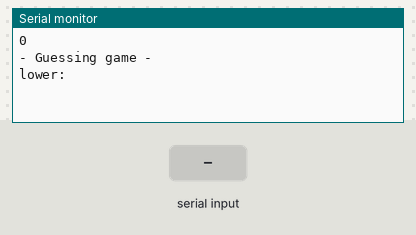
Bench run of a sketch on a simulated Arduino Uno, built with avr-gcc and run on an emulated ATmega328P. Shown: the last lines printed to the serial monitor. Inputs (shaded band) come from the test bench. Random numbers use the default seed unless the sketch sets one.

Above: at 1.2 s.
1.3 s: "90,45,200\n" received over Serial
At 2.5 s:
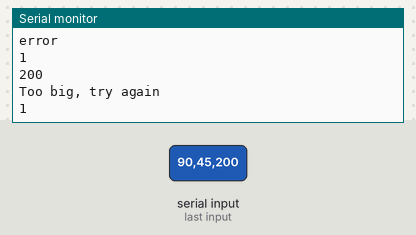
2.8 s: "30,150,10\n" received over Serial
At 3.8 s:
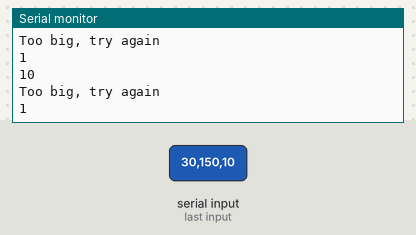
Timing chart, 0 to 5.8 s (numbered marks = the images above; inputs shaded):
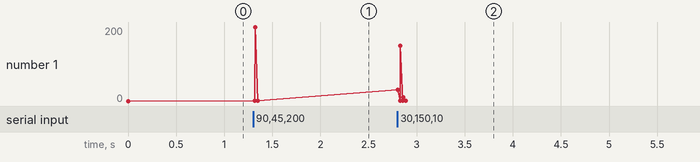

Measured:
- after the input at 1.3 s, the serial monitor: prints a new line at once (image 1)
- after the input at 2.8 s, the serial monitor: prints a new line at once (image 2)
- plotted number 1: 0 → 1 after the input at 1.3 s

The sketch:

vko1Teht3.ino
```cpp
/*
Jatka ensimmäisellä luentotunnilla aloitettua esimerkkiä.
Tee peli, missä ohjelma kysyy ensin ala- ja ylärajan lukualueelle.
Ohjelma arpoo tämän jälkeen yhden satunnaisen luvun alarajan ja ylärajan väliin.
Tämän jälkeen ohjelma pyytää pelaajaa arvaamaan minkä luvun ohjelma arpoi.
Ohjelma vertaa käyttäjän antamaa lukua arpomaansa lukuun ja kertoo pelaajalle oliko arvaus liian pieni vai liian suuri
Ohjelma päättyy, kun pelaaja arvaa oikein ja ohjelma tulostaa sarjamonitorille pelaajan arvausten lukumäärän.
*/

#include <Arduino.h>

int lower, upper, rndmNumber, guess, guessAmount;

void setup() {
  Serial.begin(9600);
  Serial.setTimeout(10000); // asettaa parseIntin timeoutin 10 sekunttiin, jottä käyttäjällä on aikaa syöttää

  // alustaa randomin generoinnin
  randomSeed(analogRead(0));
}

void tyhjenna_bufferi() {
  while (Serial.available() != 0) { // tyhjennetään bufferi aina parseIntin jälkeen
    char t = Serial.read();
  }
}

void start() {
  guessAmount = 0;
  Serial.println("- Guessing game -");

 /* while (true) {
    Serial.println("lower: ");
    while (Serial.available() == 0) {}
    lower = (int)Serial.parseInt();
    tyhjenna_bufferi();

    Serial.println("upper: ");
    while (Serial.available() == 0) {}
    upper = (int)Serial.parseInt();
    tyhjenna_bufferi();

    if (lower >= upper) {
      Serial.println("Error, try again");
      continue;
    }
    break;
  } */

   Serial.println("lower: ");

  // Oottaa alarajaa
   while (Serial.available() == 0) {}
  lower = (int)Serial.parseInt();

  tyhjenna_bufferi();

  Serial.println("upper: ");

  // Oottaa ylärajaa
  while (Serial.available() == 0) {}
  upper = (int)Serial.parseInt();

  tyhjenna_bufferi();

  // Tarkistaa että arvaus on ylä ja alarajan sisällä
  if (lower >= upper) {
    Serial.println("error");  // Tämä ei toimi, mutta periaatteessa ei ole tarvetta.
                              // Jos käyttäjä syöttää annettujen rajojen ulkopuolella olevan luvun, palauttaa ohjelma "liian iso" tai "liian pieni" vastauksen.
    return;
  }

  // Arvotaan luku syötteiden väliltä
  rndmNumber = random(lower, upper + 1);

  // Serial.print("DEBUG secret: "); // Nämä on debuggausta varten, tulostaa generoidun numeron
  // Serial.println(rndmNumber);

  Serial.println("Randomized number between ");
  Serial.println(lower);
  Serial.println(" - ");
  Serial.println(upper);
  Serial.println("Guess what number: ");
}

/*int get_random(int lowest, int highest) {
  int random_seed = analogRead(5);

  int modulo = random_seed % (highest - lowest); // Tämä oli debuggausta varten käytössä randomSeedin sijasta

  int result = lowest + modulo;

  return result;
} */

boolean gameActive = false; // Pelin tila

void loop() {

  // Serial.println("DEBUG: gameActive = "); // Debuggausta varten

  Serial.println(gameActive);

  if (!gameActive) { // Jos peli ei oo aktiivinen, tämä aloittaa pelin

    // Serial.println("DEBUG: Calling start()"); // Debuggausta varten

    start(); // Kutsutaan starttia
    gameActive = true; // Asetetaan peli aktiiviseksi
    return;

    // Serial.println("DEBUG: start() completed, gameActive set to ture"); // Debuggausta varten
  }

  // Serial.println("DEBUG: Waiting for guess..."); // Debuggausta varten

  tyhjenna_bufferi();

  // Tarkistaa käyttäjän arvauksen
  while (Serial.available() == 0) {}
    guess = Serial.parseInt();

    // Serial.println("DEBUG: Received guess: "); // Debuggausta varten

    Serial.println(guess);

    tyhjenna_bufferi();

    // Serial.println(guess); // Tämä on debuggausta varten, tulostaa arvatun numeron

    // Tarkistaa että syöte on numero
    if (guess != 0 || Serial.peek() == '0') {
      guessAmount++;

    // Tarkistaa arvauksen arvottuun lukuun
    if (guess < rndmNumber) {
      Serial.println("Too small, try again"); // Jos luku liian pieni, tulostaa tämän
    } else if (guess > rndmNumber) {
      Serial.println("Too big, try again"); // Jos luku liian suuri, tulostaa tämän
    } else {

      // Print tämä jos oikea vastaus
      Serial.println("Correct!");
      Serial.println("Your guess took ");
      Serial.println(guessAmount);
      Serial.println(" tries");

      // Aloittaa pelin uudelleen
      gameActive = false; // Peli asettuu epäaktiiviseksi, jolloin loop kutsuu starttia uudelleen

    }
  }
}
```
